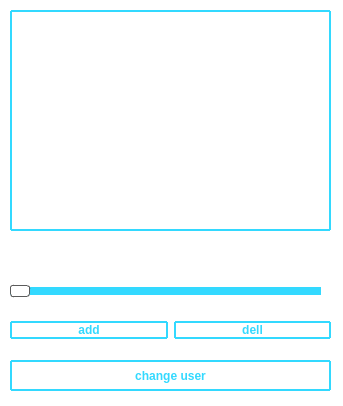
<?xml version="1.0" encoding="UTF-8"?>
<ui version="4.0">
 <class>MainWindow</class>
 <widget class="QMainWindow" name="MainWindow">
  <property name="geometry">
   <rect>
    <x>0</x>
    <y>0</y>
    <width>343</width>
    <height>406</height>
   </rect>
  </property>
  <property name="windowTitle">
   <string>MainWindow</string>
  </property>
  <property name="styleSheet">
   <string notr="true">background-color: white;</string>
  </property>
  <widget class="QWidget" name="centralwidget">
   <widget class="QListWidget" name="listWidget">
    <property name="geometry">
     <rect>
      <x>10</x>
      <y>10</y>
      <width>321</width>
      <height>221</height>
     </rect>
    </property>
    <property name="styleSheet">
     <string notr="true">display: inline-block;
color: #33d9ff;
font-weight: 700;
text-decoration: none;
user-select: none;
padding: .5em 2em;
outline: none;
border: 2px solid;
border-radius: 1px;
transition: 0.2s;
border-color: #33d9ff;</string>
    </property>
   </widget>
   <widget class="QWidget" name="horizontalLayoutWidget">
    <property name="geometry">
     <rect>
      <x>10</x>
      <y>240</y>
      <width>321</width>
      <height>35</height>
     </rect>
    </property>
    <layout class="QHBoxLayout" name="horizontalLayout_5">
     <item>
      <widget class="QPushButton" name="previos_button">
       <property name="styleSheet">
        <string notr="true">#previos_button {background-color: Transparent;
background-repeat:no-repeat;
border: none;
cursor:pointer;
overflow: hidden;  }      

#previos_button:hover {background-color:  #33d9ff;}   
</string>
       </property>
       <property name="text">
        <string/>
       </property>
       <property name="icon">
        <iconset>
         <normaloff>icons/Ресурс 5.png</normaloff>icons/Ресурс 5.png</iconset>
       </property>
       <property name="iconSize">
        <size>
         <width>25</width>
         <height>25</height>
        </size>
       </property>
      </widget>
     </item>
     <item>
      <widget class="QPushButton" name="pause_button">
       <property name="styleSheet">
        <string notr="true">#pause_button{background-color: Transparent;
background-repeat:no-repeat;
border: none;
cursor:pointer;
overflow: hidden;  }      

#pause_button:hover {background-color:  #33d9ff;}   </string>
       </property>
       <property name="text">
        <string/>
       </property>
       <property name="icon">
        <iconset>
         <normaloff>icons/Ресурс 3.png</normaloff>icons/Ресурс 3.png</iconset>
       </property>
       <property name="iconSize">
        <size>
         <width>25</width>
         <height>25</height>
        </size>
       </property>
      </widget>
     </item>
     <item>
      <widget class="QPushButton" name="play_button">
       <property name="styleSheet">
        <string notr="true">#play_button{background-color: Transparent;
background-repeat:no-repeat;
border: none;
cursor:pointer;
overflow: hidden;  }      

#play_button:hover {background-color:  #33d9ff;}   </string>
       </property>
       <property name="text">
        <string/>
       </property>
       <property name="icon">
        <iconset>
         <normaloff>icons/Ресурс 4.png</normaloff>icons/Ресурс 4.png</iconset>
       </property>
       <property name="iconSize">
        <size>
         <width>25</width>
         <height>25</height>
        </size>
       </property>
      </widget>
     </item>
     <item>
      <widget class="QPushButton" name="next_button">
       <property name="styleSheet">
        <string notr="true">#next_button{background-color: Transparent;
background-repeat:no-repeat;
border: none;
cursor:pointer;
overflow: hidden;  }      

#next_button:hover {background-color:  #33d9ff;}   </string>
       </property>
       <property name="text">
        <string/>
       </property>
       <property name="icon">
        <iconset>
         <normaloff>icons/Ресурс 6.png</normaloff>icons/Ресурс 6.png</iconset>
       </property>
       <property name="iconSize">
        <size>
         <width>25</width>
         <height>25</height>
        </size>
       </property>
      </widget>
     </item>
     <item>
      <widget class="QPushButton" name="repeat_button">
       <property name="styleSheet">
        <string notr="true">#repeat_button{background-color: Transparent;
background-repeat:no-repeat;
border: none;
cursor:pointer;
overflow: hidden;  }      

#repeat_button:hover {background-color:  #33d9ff;}   </string>
       </property>
       <property name="text">
        <string/>
       </property>
       <property name="icon">
        <iconset>
         <normaloff>icons/Ресурс 9.png</normaloff>icons/Ресурс 9.png</iconset>
       </property>
       <property name="iconSize">
        <size>
         <width>25</width>
         <height>25</height>
        </size>
       </property>
      </widget>
     </item>
     <item>
      <widget class="QPushButton" name="valuemin_button">
       <property name="styleSheet">
        <string notr="true">#valuemin_button{background-color: Transparent;
background-repeat:no-repeat;
border: none;
cursor:pointer;
overflow: hidden;  }      

#valuemin_button:hover {background-color:  #33d9ff;}   </string>
       </property>
       <property name="text">
        <string/>
       </property>
       <property name="icon">
        <iconset>
         <normaloff>icons/Ресурс 8.png</normaloff>icons/Ресурс 8.png</iconset>
       </property>
       <property name="iconSize">
        <size>
         <width>25</width>
         <height>25</height>
        </size>
       </property>
      </widget>
     </item>
     <item>
      <widget class="QPushButton" name="valuemax_button">
       <property name="styleSheet">
        <string notr="true">#valuemax_button{background-color: Transparent;
background-repeat:no-repeat;
border: none;
cursor:pointer;
overflow: hidden;  }      

#valuemax_button:hover {background-color:  #33d9ff;}   </string>
       </property>
       <property name="text">
        <string/>
       </property>
       <property name="icon">
        <iconset>
         <normaloff>icons/Ресурс 7.png</normaloff>icons/Ресурс 7.png</iconset>
       </property>
       <property name="iconSize">
        <size>
         <width>25</width>
         <height>25</height>
        </size>
       </property>
      </widget>
     </item>
    </layout>
   </widget>
   <widget class="QWidget" name="horizontalLayoutWidget_2">
    <property name="geometry">
     <rect>
      <x>10</x>
      <y>310</y>
      <width>321</width>
      <height>41</height>
     </rect>
    </property>
    <layout class="QHBoxLayout" name="horizontalLayout_7">
     <item>
      <widget class="QPushButton" name="add_button">
       <property name="styleSheet">
        <string notr="true">#add_button {
display: inline-block;
color: #33d9ff;
font-weight: 700;
text-decoration: none;
user-select: none;
padding: .5em 2em;
outline: none;
border: 2px solid;
border-radius: 1px;
transition: all 0.3s;
border-color: #33d9ff;
}

#add_button:hover {
	color: white;
	background-color:#33d9ff;
	cursor: pointer;
}</string>
       </property>
       <property name="text">
        <string>add</string>
       </property>
      </widget>
     </item>
     <item>
      <widget class="QPushButton" name="dell_button">
       <property name="styleSheet">
        <string notr="true">#dell_button {
display: inline-block;
color: #33d9ff;
font-weight: 700;
text-decoration: none;
user-select: none;
padding: .5em 2em;
outline: none;
border: 2px solid;
border-radius: 1px;
transition: all 0.3s;
border-color: #33d9ff;
}

#dell_button:hover {
	color: white;
	background-color:#33d9ff;
	cursor: pointer;
}</string>
       </property>
       <property name="text">
        <string>dell</string>
       </property>
      </widget>
     </item>
    </layout>
   </widget>
   <widget class="QPushButton" name="change_user_button">
    <property name="geometry">
     <rect>
      <x>10</x>
      <y>360</y>
      <width>321</width>
      <height>31</height>
     </rect>
    </property>
    <property name="styleSheet">
     <string notr="true">#change_user_button {
display: inline-block;
color: #33d9ff;
font-weight: 700;
text-decoration: none;
user-select: none;
padding: .5em 2em;
outline: none;
border: 2px solid;
border-radius: 1px;
transition: all 0.3s;
border-color: #33d9ff;
}

#change_user_button:hover {
	color: white;
	background-color:#33d9ff;
	cursor: pointer;
}</string>
    </property>
    <property name="text">
     <string>change user</string>
    </property>
   </widget>
   <widget class="QSlider" name="horizontalSlider">
    <property name="geometry">
     <rect>
      <x>10</x>
      <y>280</y>
      <width>311</width>
      <height>22</height>
     </rect>
    </property>
    <property name="styleSheet">
     <string notr="true">QSlider::groove:horizontal {
    height: 8px; /* the groove expands to the size of the slider by default. by giving it a height, it has a fixed size */
    background: qlineargradient(x1:0, y1:0, x2:0, y2:1, stop:0 #33d9ff, stop:1 #33d9ff);
    margin: 2px 0;
}

QSlider::handle:horizontal {
    background: qlineargradient(x1:0, y1:0, x2:1, y2:1, stop:0 white, stop:1 white);
    border: 1px solid #5c5c5c;
    width: 18px;
    margin: -2px 0; /* handle is placed by default on the contents rect of the groove. Expand outside the groove */
    border-radius: 3px;
}</string>
    </property>
    <property name="orientation">
     <enum>Qt::Horizontal</enum>
    </property>
   </widget>
  </widget>
 </widget>
 <resources/>
 <connections/>
</ui>
